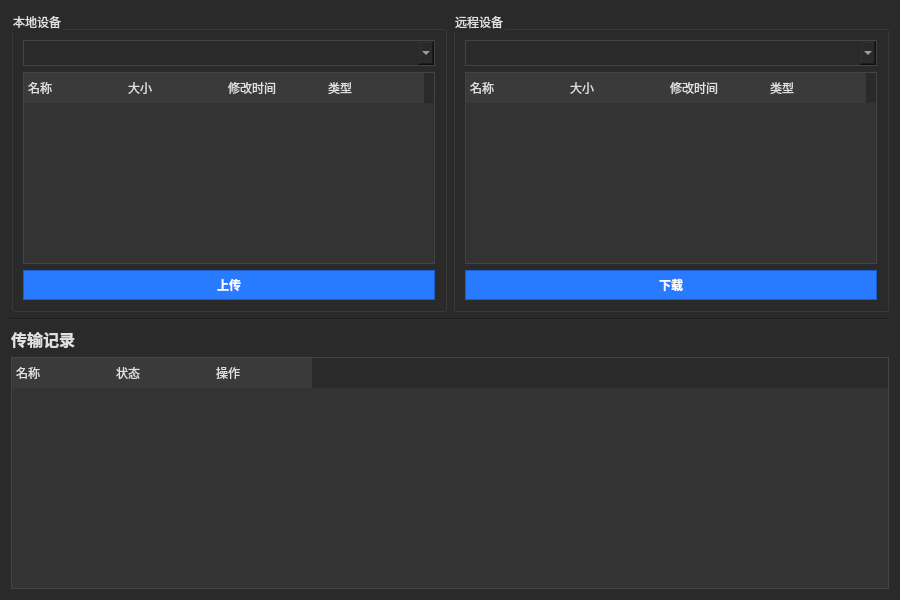
<?xml version="1.0" encoding="UTF-8"?>
<ui version="4.0">
 <class>FileTransferWindow</class>
 <widget class="QWidget" name="FileTransferWindow">
  <property name="geometry">
   <rect>
    <x>0</x>
    <y>0</y>
    <width>900</width>
    <height>600</height>
   </rect>
  </property>
  <property name="windowTitle">
   <string>文件传输工具</string>
  </property>
  <property name="styleSheet">
   <string notr="true">
QWidget {
    background-color: #2a2a2a;
    color: #e0e0e0;
    font-family: Arial;
}
QTableWidget {
    background-color: #333333;
    gridline-color: #444444;
    border: 1px solid #444444;
}
QTableWidget::item:selected {
    background-color: #444444;   /* 选中项灰色 */
    color: #ffffff;
}
QTableWidget::item:selected:active {
    background-color: #287bff;   /* 有焦点时蓝色 */
    color: #ffffff;
}
QTableWidget::item:selected:!active {
    background-color: #444444;   /* 失去焦点时灰色 */
    color: #ffffff;
}
QHeaderView::section {
    background-color: #3a3a3a;
    color: #e0e0e0;
    padding: 4px;
    border: none;
}
QComboBox {
    background-color: #2a2a2a;
    color: #e0e0e0;
    padding: 4px;
    border: 1px solid #444444;
}
QPushButton {
    background-color: #505050;
    color: #e0e0e0;
    border: 1px solid #444444;
    padding: 5px 10px;
    min-width: 80px;
}
QPushButton#uploadButton, QPushButton#downloadButton {
    background-color: #287bff;
    color: white;
    font-weight: bold;
    border: 1px solid #1a5dcc;
}
QPushButton#uploadButton:hover, QPushButton#downloadButton:hover {
    background-color: #539dff;
}
QPushButton#uploadButton:pressed, QPushButton#downloadButton:pressed {
    background-color: #1a5dcc;
}
QTableCornerButton::section {
	background: #2a2a2a;  /* 匹配深色背景 */
	border: none;
}</string>
  </property>
  <layout class="QVBoxLayout" name="verticalLayout">
   <item>
    <layout class="QHBoxLayout" name="horizontalLayout">
     <item>
      <widget class="QGroupBox" name="localGroupBox">
       <property name="styleSheet">
        <string notr="true"/>
       </property>
       <property name="title">
        <string>本地设备</string>
       </property>
       <layout class="QVBoxLayout" name="verticalLayout_2">
        <item>
         <widget class="QComboBox" name="localPathCombo"/>
        </item>
        <item>
         <widget class="QTableWidget" name="localTable">
          <property name="showGrid">
           <bool>false</bool>
          </property>
          <property name="columnCount">
           <number>4</number>
          </property>
          <attribute name="horizontalHeaderVisible">
           <bool>true</bool>
          </attribute>
          <attribute name="horizontalHeaderCascadingSectionResizes">
           <bool>true</bool>
          </attribute>
          <attribute name="horizontalHeaderMinimumSectionSize">
           <number>30</number>
          </attribute>
          <attribute name="horizontalHeaderDefaultSectionSize">
           <number>100</number>
          </attribute>
          <attribute name="horizontalHeaderShowSortIndicator" stdset="0">
           <bool>false</bool>
          </attribute>
          <attribute name="verticalHeaderCascadingSectionResizes">
           <bool>true</bool>
          </attribute>
          <attribute name="verticalHeaderMinimumSectionSize">
           <number>30</number>
          </attribute>
          <attribute name="verticalHeaderDefaultSectionSize">
           <number>30</number>
          </attribute>
          <column>
           <property name="text">
            <string>名称</string>
           </property>
           <property name="textAlignment">
            <set>AlignLeading|AlignVCenter</set>
           </property>
          </column>
          <column>
           <property name="text">
            <string>大小</string>
           </property>
           <property name="textAlignment">
            <set>AlignLeading|AlignVCenter</set>
           </property>
          </column>
          <column>
           <property name="text">
            <string>修改时间</string>
           </property>
           <property name="textAlignment">
            <set>AlignLeading|AlignVCenter</set>
           </property>
          </column>
          <column>
           <property name="text">
            <string>类型</string>
           </property>
           <property name="textAlignment">
            <set>AlignLeading|AlignVCenter</set>
           </property>
          </column>
         </widget>
        </item>
        <item>
         <widget class="QPushButton" name="uploadButton">
          <property name="text">
           <string>上传</string>
          </property>
         </widget>
        </item>
       </layout>
      </widget>
     </item>
     <item>
      <widget class="QGroupBox" name="remoteGroupBox">
       <property name="title">
        <string>远程设备</string>
       </property>
       <layout class="QVBoxLayout" name="verticalLayout_3">
        <item>
         <widget class="QComboBox" name="remotePathCombo"/>
        </item>
        <item>
         <widget class="QTableWidget" name="remoteTable">
          <property name="showGrid">
           <bool>false</bool>
          </property>
          <property name="columnCount">
           <number>4</number>
          </property>
          <column>
           <property name="text">
            <string>名称</string>
           </property>
           <property name="textAlignment">
            <set>AlignLeading|AlignVCenter</set>
           </property>
          </column>
          <column>
           <property name="text">
            <string>大小</string>
           </property>
           <property name="textAlignment">
            <set>AlignLeading|AlignVCenter</set>
           </property>
          </column>
          <column>
           <property name="text">
            <string>修改时间</string>
           </property>
           <property name="textAlignment">
            <set>AlignLeading|AlignVCenter</set>
           </property>
          </column>
          <column>
           <property name="text">
            <string>类型</string>
           </property>
           <property name="textAlignment">
            <set>AlignLeading|AlignVCenter</set>
           </property>
          </column>
         </widget>
        </item>
        <item>
         <widget class="QPushButton" name="downloadButton">
          <property name="text">
           <string>下载</string>
          </property>
         </widget>
        </item>
       </layout>
      </widget>
     </item>
    </layout>
   </item>
   <item>
    <widget class="QFrame" name="line">
     <property name="frameShape">
      <enum>QFrame::HLine</enum>
     </property>
     <property name="frameShadow">
      <enum>QFrame::Sunken</enum>
     </property>
    </widget>
   </item>
   <item>
    <widget class="QLabel" name="transferLogLabel">
     <property name="styleSheet">
      <string notr="true">font-weight: bold; font-size: 12pt;</string>
     </property>
     <property name="text">
      <string>传输记录</string>
     </property>
    </widget>
   </item>
   <item>
    <widget class="QTableWidget" name="transferLogTable">
     <property name="showGrid">
      <bool>false</bool>
     </property>
     <property name="columnCount">
      <number>3</number>
     </property>
     <column>
      <property name="text">
       <string>名称</string>
      </property>
      <property name="textAlignment">
       <set>AlignLeading|AlignVCenter</set>
      </property>
     </column>
     <column>
      <property name="text">
       <string>状态</string>
      </property>
      <property name="textAlignment">
       <set>AlignLeading|AlignVCenter</set>
      </property>
     </column>
     <column>
      <property name="text">
       <string>操作</string>
      </property>
      <property name="textAlignment">
       <set>AlignLeading|AlignVCenter</set>
      </property>
     </column>
    </widget>
   </item>
   <item>
    <layout class="QHBoxLayout" name="horizontalLayout_2"/>
   </item>
  </layout>
 </widget>
 <resources/>
 <connections/>
</ui>
